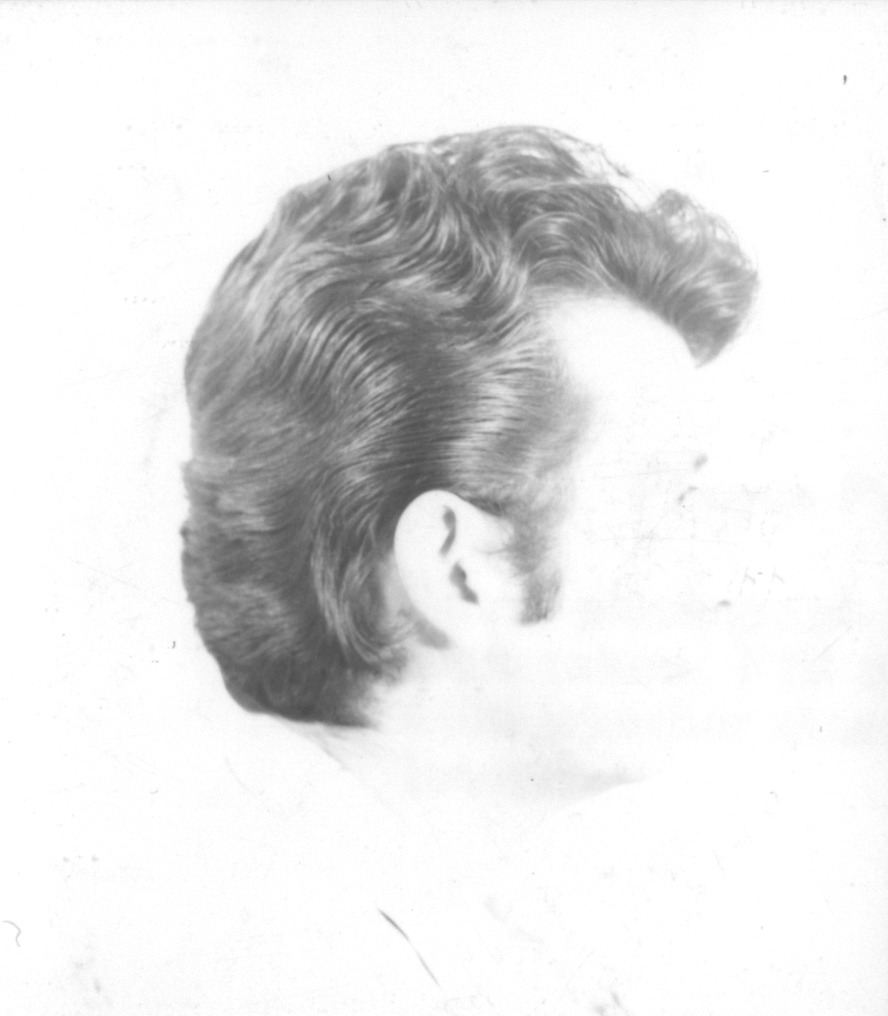
#> input picture data/criminal/00001/00001_2_R.png, 888 x 1016 px; its folder holds only this picture in this run
$ jupyter execute --allow-errors main.ipynb
#> lines starting #> are read from the running program, lines starting #| are printed output that depends on the picture
#> `img = Image.open(img_path).convert("RGB").resize((128,128))`:
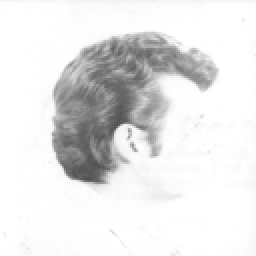
#> img: PIL image 128x128 RGB (shown 2 times larger); min 77, max 255, mean 229.4
[cell 1]
import os
import numpy as np
from PIL import Image
import matplotlib.pyplot as plt
from sklearn.model_selection import train_test_split

## Import Data

[cell 2]
# =========================
# Step 1: Import & Show Data
# =========================

data_dir = "data"
categories = ["criminal", "non-criminal"]

images = []
labels = []

#> (the rest of this cell did not finish here and is left out)
